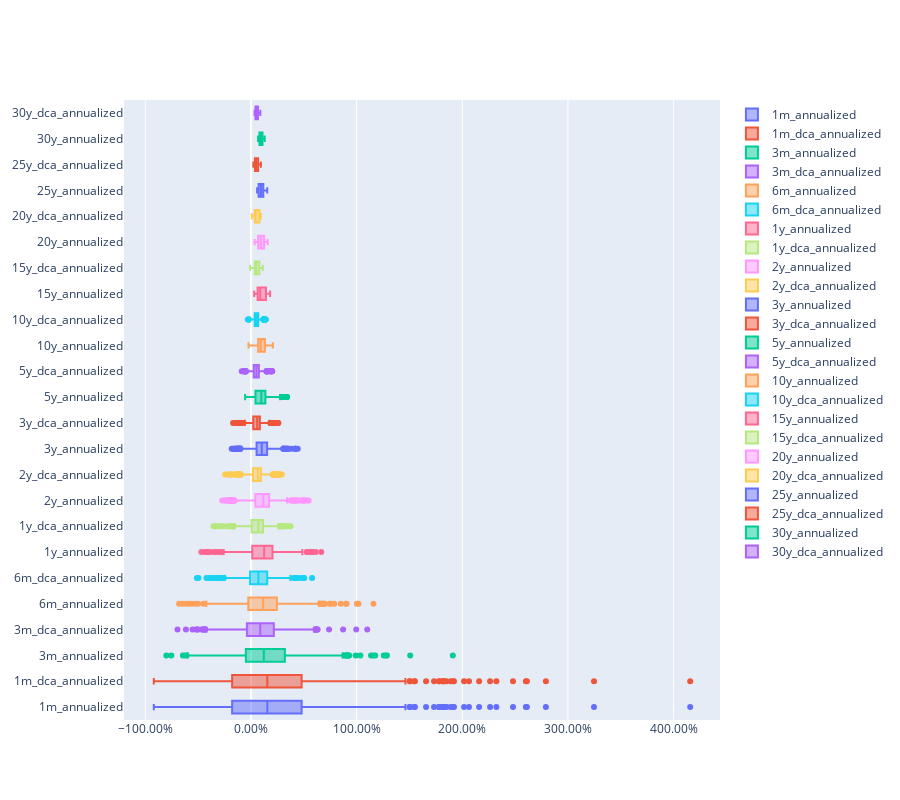

The notebook cell this image was saved under:
### Code cell
go.Figure(
    data = [
        go.Box(
            x=msci_world[column],
            name=column,
            )
        for column in chain.from_iterable(zip(msci_world.loc[:,'1m_annualized':'30y_annualized'].columns, msci_world.loc[:,'1m_dca_annualized':'30y_dca_annualized']))
    ],
    layout = go.Layout(
        height=800,
        xaxis=dict(
            tickformat='.2%',
        )
    )
)

### Figure 1 — Plotly figure (JSON) as saved in the notebook; plotly's stock layout.template omitted (floating-point values rounded to 4 significant figures; data arrays with more than 128 entries replaced by an {"elided": "..."} marker saying what was removed)
{"data": [{"name": "1m_annualized", "type": "box", "x": {"elided": "644 float values"}}, {"name": "1m_dca_annualized", "type": "box", "x": {"elided": "644 float values"}}, {"name": "3m_annualized", "type": "box", "x": {"elided": "644 float values"}}, {"name": "3m_dca_annualized", "type": "box", "x": {"elided": "644 float values"}}, {"name": "6m_annualized", "type": "box", "x": {"elided": "644 float values"}}, {"name": "6m_dca_annualized", "type": "box", "x": {"elided": "644 float values"}}, {"name": "1y_annualized", "type": "box", "x": {"elided": "644 float values"}}, {"name": "1y_dca_annualized", "type": "box", "x": {"elided": "644 float values"}}, {"name": "2y_annualized", "type": "box", "x": {"elided": "644 float values"}}, {"name": "2y_dca_annualized", "type": "box", "x": {"elided": "644 float values"}}, {"name": "3y_annualized", "type": "box", "x": {"elided": "644 float values"}}, {"name": "3y_dca_annualized", "type": "box", "x": {"elided": "644 float values"}}, {"name": "5y_annualized", "type": "box", "x": {"elided": "644 float values"}}, {"name": "5y_dca_annualized", "type": "box", "x": {"elided": "644 float values"}}, {"name": "10y_annualized", "type": "box", "x": {"elided": "644 float values"}}, {"name": "10y_dca_annualized", "type": "box", "x": {"elided": "644 float values"}}, {"name": "15y_annualized", "type": "box", "x": {"elided": "644 float values"}}, {"name": "15y_dca_annualized", "type": "box", "x": {"elided": "644 float values"}}, {"name": "20y_annualized", "type": "box", "x": {"elided": "644 float values"}}, {"name": "20y_dca_annualized", "type": "box", "x": {"elided": "644 float values"}}, {"name": "25y_annualized", "type": "box", "x": {"elided": "644 float values"}}, {"name": "25y_dca_annualized", "type": "box", "x": {"elided": "644 float values"}}, {"name": "30y_annualized", "type": "box", "x": {"elided": "644 float values"}}, {"name": "30y_dca_annualized", "type": "box", "x": {"elided": "644 float values"}}], "layout": {"height": 800, "xaxis": {"tickformat": ".2%"}}}
